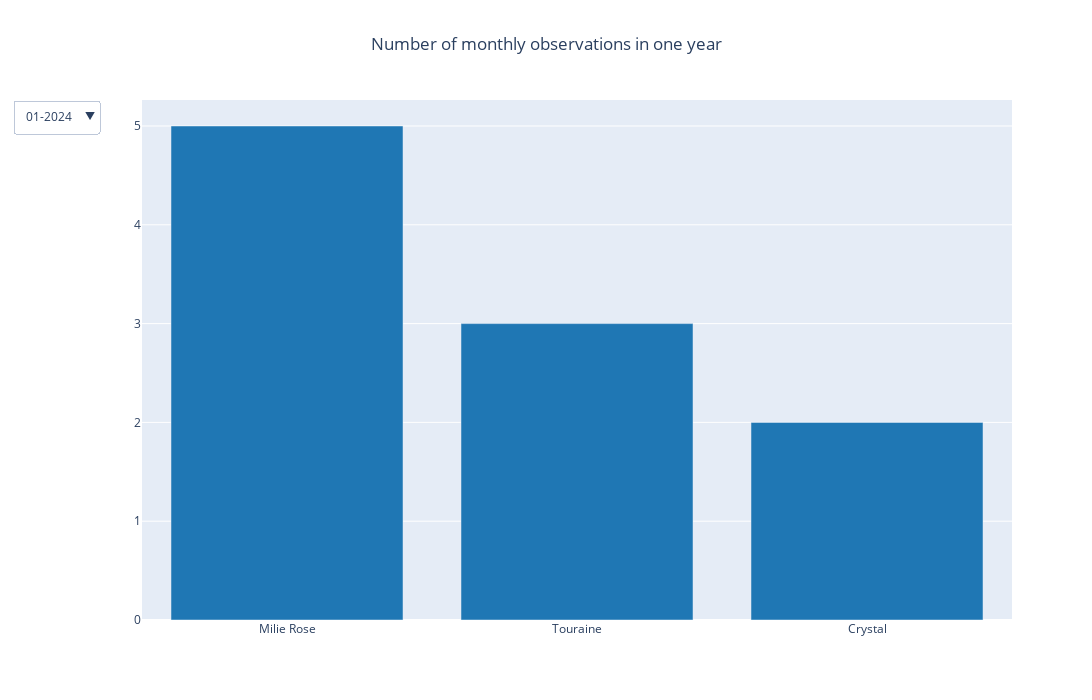

Notebook cell for this chart:
### Code cell
import seaborn as sns

months = data["periode_debut"].unique()
custom_palette = sns.color_palette("tab10", 27).as_hex()
fig = go.Figure()


for i in range(len(months)) : 
        if i == 0:
                fig.add_trace(
                        go.Bar(x=data[data["periode_debut"] == months[i]].groupby("Propriété_clean").count().sort_values(by="hôtel", ascending=False).index, 
                               y=data[data["periode_debut"] == months[i]].groupby("Propriété_clean").count().sort_values(by="hôtel", ascending=False).hôtel, 
                               visible = True,
                               marker_color=custom_palette[i]))

        else:
                fig.add_trace(
                        go.Bar(x=data[data["periode_debut"] == months[i]].groupby("Propriété_clean").count().sort_values(by="hôtel", ascending=False).index, 
                               y=data[data["periode_debut"] == months[i]].groupby("Propriété_clean").count().sort_values(by="hôtel", ascending=False).hôtel, 
                               visible = False,
                               marker_color=custom_palette[i]))

fig.update_layout(
        title = go.layout.Title(text = "Number of monthly observations in one year", x = 0.5),
        autosize=False,
        showlegend=False,
        width=1500,
        height=700
        )

buttons = [
    go.layout.updatemenu.Button(
        label=month,
        method='update',
        args=[{'visible': [m == month for m in months]}]
    )
    for month in months
]


fig.update_layout(
        updatemenus = [go.layout.Updatemenu(
                active = 0,
                buttons= buttons
                          )]
)

### Figure 1 — Plotly figure (JSON) as saved in the notebook; plotly's stock layout.template omitted (floating-point values rounded to 4 significant figures)
{"data": [{"marker": {"color": "#1f77b4"}, "type": "bar", "visible": true, "x": ["Milie Rose", "Touraine", "Crystal"], "y": [5, 3, 2]}, {"marker": {"color": "#ff7f0e"}, "type": "bar", "visible": false, "x": ["Ibis Montparnasse", "Milie Rose", "Imprimerie", "Touraine", "Drawing House", "Courseine", "Les Deux Girafes", "Le Grand Quartier", "Alberte ", "Yllen Eiffel", "Monte Cristo", "Chouchou", "Victoire et Germain"], "y": [53, 16, 10, 10, 5, 5, 3, 2, 2, 2, 2, 1, 1]}, {"marker": {"color": "#2ca02c"}, "type": "bar", "visible": false, "x": ["Ibis Montparnasse", "Select Hotel", "Imprimerie", "Milie Rose", "Le Grand Quartier", "Tsuba", "Les Deux Girafes", "Parisis", "Courseine", "Yllen Eiffel", "Chouchou", "MT solutions ", "French Theory", "Drawing House", "Le Roch Hotel", "Monte Cristo", "Crystal"], "y": [79, 25, 17, 14, 13, 13, 12, 9, 5, 5, 4, 4, 4, 3, 3, 3, 2]}, {"marker": {"color": "#d62728"}, "type": "bar", "visible": false, "x": ["Ibis Montparnasse", "Le Grand Quartier", "Marceau", "Imprimerie", "Select Hotel", "Milie Rose", "Tsuba", "Yllen Eiffel", "Crystal", "MT solutions ", "Parisis", "Chouchou", "Drawing House", "Victoire et Germain", "Alberte ", "Courseine", "French Theory", "Les Deux Girafes", "Parisianer"], "y": [97, 34, 25, 20, 15, 13, 12, 12, 6, 5, 4, 3, 2, 2, 1, 1, 1, 1, 1]}, {"marker": {"color": "#9467bd"}, "type": "bar", "visible": false, "x": ["Ibis Montparnasse", "Select Hotel", "Le Grand Quartier", "Imprimerie", "Marceau", "Milie Rose", "Drawing House", "French Theory", "Les Deux Girafes", "Yllen Eiffel", "Chouchou", "MT solutions ", "Touraine", "Parisianer", "Victoire et Germain", "Monte Cristo", "Parisis", "Alberte ", "Tsuba", "Crystal"], "y": [89, 35, 34, 26, 26, 21, 13, 9, 6, 5, 4, 4, 4, 3, 3, 3, 2, 2, 2, 1]}, {"marker": {"color": "#8c564b"}, "type": "bar", "visible": false, "x": ["Ibis Montparnasse", "Le Grand Quartier", "Milie Rose", "Touraine", "Tsuba", "Marceau", "Imprimerie", "Drawing House", "Select Hotel", "Yllen Eiffel", "Parisianer", "Courseine", "Parisis", "Crystal", "Victoire et Germain", "MT solutions ", "Quinzerie hotel", "Les Deux Girafes", "French Theory", "Prélude"], "y": [109, 35, 32, 17, 16, 16, 14, 13, 13, 12, 10, 9, 9, 8, 7, 6, 5, 2, 1, 1]}, {"marker": {"color": "#e377c2"}, "type": "bar", "visible": false, "x": ["Ibis Montparnasse", "Le Grand Quartier", "Select Hotel", "Milie Rose", "Drawing House", "Marceau", "Imprimerie", "Tsuba", "Edouard VI", "Touraine", "Yllen Eiffel", "Crystal", "Monte Cristo", "Parisianer", "Les Deux Girafes", "French Theory", "Parisis", "Victoire et Germain"], "y": [102, 26, 24, 22, 21, 16, 16, 13, 13, 12, 12, 10, 8, 3, 1, 1, 1, 1]}, {"marker": {"color": "#7f7f7f"}, "type": "bar", "visible": false, "x": ["Ibis Montparnasse", "Le Grand Quartier", "Imprimerie", "Marceau", "Select Hotel", "Milie Rose", "Apogé", "Monte Cristo", "Touraine", "French Theory", "Tsuba", "Crystal", "Parisis", "Yllen Eiffel", "Courseine", "Quinzerie hotel", "Les Deux Girafes", "Victoire et Germain"], "y": [68, 32, 30, 29, 19, 17, 12, 10, 7, 6, 6, 6, 4, 4, 3, 3, 2, 2]}, {"marker": {"color": "#bcbd22"}, "type": "bar", "visible": false, "x": ["Ibis Montparnasse", "Milie Rose", "Le Grand Quartier", "Tsuba", "Drawing House", "Les Deux Girafes", "Select Hotel", "Imprimerie", "Touraine", "French Theory", "Yllen Eiffel", "Courseine", "Crystal", "Prélude", "Marceau", "Victoire et Germain", "Monte Cristo", "Quinzerie hotel"], "y": [50, 18, 16, 16, 15, 14, 14, 11, 8, 8, 7, 5, 5, 5, 4, 4, 3, 1]}, {"marker": {"color": "#17becf"}, "type": "bar", "visible": false, "x": ["Ibis Montparnasse", "Imprimerie", "Milie Rose", "Le Grand Quartier", "Marceau", "Select Hotel", "Prélude", "Yllen Eiffel", "French Theory", "Edouard VI", "Crystal", "Quinzerie hotel", "Drawing House", "Tsuba", "Victoire et Germain", "Monte Cristo", "Les Deux Girafes", "Courseine", "Touraine"], "y": [65, 27, 15, 15, 14, 11, 9, 8, 7, 7, 6, 6, 5, 3, 3, 2, 2, 1, 1]}, {"marker": {"color": "#1f77b4"}, "type": "bar", "visible": false, "x": ["Ibis Montparnasse", "Imprimerie", "Milie Rose", "Le Grand Quartier", "Tsuba", "Yllen Eiffel", "Monte Cristo", "Apogé", "Courseine", "Select Hotel", "Crystal", "Les Deux Girafes", "Quinzerie hotel", "Marceau", "Edouard VI", "Victoire et Germain"], "y": [52, 31, 25, 21, 16, 13, 12, 9, 8, 6, 5, 5, 3, 3, 2, 1]}, {"marker": {"color": "#ff7f0e"}, "type": "bar", "visible": false, "x": ["Ibis Montparnasse", "Select Hotel", "Le Grand Quartier", "Milie Rose", "Tsuba", "Yllen Eiffel", "Les Deux Girafes", "Crystal", "Imprimerie", "Marceau", "Touraine", "Apogé", "French Theory", "Edouard VI", "Peper and paper ", "Victoire et Germain"], "y": [49, 41, 30, 21, 16, 16, 10, 7, 7, 6, 4, 3, 3, 1, 1, 1]}, {"marker": {"color": "#2ca02c"}, "type": "bar", "visible": false, "x": ["Ibis Montparnasse", "Select Hotel", "Imprimerie", "Le Grand Quartier", "Yllen Eiffel", "Apogé", "Marceau", "Drawing House", "Touraine", "Crystal", "Monte Cristo", "Courseine", "Tsuba", "Prélude", "Quinzerie hotel", "Les Deux Girafes", "Mont Dore", "Victoire et Germain"], "y": [56, 52, 27, 25, 13, 7, 6, 5, 5, 4, 4, 3, 3, 2, 2, 1, 1, 1]}, {"marker": {"color": "#d62728"}, "type": "bar", "visible": false, "x": ["Ibis Montparnasse", "Le Grand Quartier", "Imprimerie", "Crystal", "Marceau", "Drawing House", "Monte Cristo", "Prélude", "Apogé", "Yllen Eiffel", "Tsuba", "Milie Rose", "La Belle Ville", "Les Deux Girafes", "Courseine", "Bleu de Grenelle", "French Theory", "Mont Dore", "Select Hotel", "Victoire et Germain"], "y": [73, 21, 19, 13, 13, 10, 8, 8, 7, 7, 5, 2, 2, 2, 1, 1, 1, 1, 1, 1]}, {"marker": {"color": "#9467bd"}, "type": "bar", "visible": false, "x": ["Ibis Montparnasse", "Imprimerie", "Select Hotel", "Le Grand Quartier", "Crystal", "Marceau", "Drawing House", "Prélude", "Yllen Eiffel", "Les Deux Girafes", "Tsuba", "Victoire et Germain"], "y": [61, 19, 16, 11, 8, 7, 6, 4, 4, 3, 3, 1]}, {"marker": {"color": "#8c564b"}, "type": "bar", "visible": false, "x": ["Ibis Montparnasse", "Select Hotel", "Le Grand Quartier", "Prélude", "Marceau", "Imprimerie", "Monte Cristo", "Crystal", "Drawing House", "Tsuba", "Yllen Eiffel", "Milie Rose", "Parisianer", "Les Deux Girafes", "Touraine"], "y": [58, 27, 18, 16, 16, 14, 12, 7, 7, 7, 4, 3, 2, 1, 1]}, {"marker": {"color": "#e377c2"}, "type": "bar", "visible": false, "x": ["Ibis Montparnasse", "Imprimerie", "Le Grand Quartier", "Crystal", "Milie Rose", "Prélude", "Victoire et Germain", "Yllen Eiffel", "Tsuba", "Select Hotel", "Marceau", "Apogé", "Monte Cristo", "Les Deux Girafes", "Courseine"], "y": [53, 40, 14, 13, 11, 9, 8, 8, 7, 7, 7, 6, 4, 1, 1]}, {"marker": {"color": "#7f7f7f"}, "type": "bar", "visible": false, "x": ["Ibis Montparnasse", "Imprimerie", "Le Grand Quartier", "Touraine", "Tsuba", "Edouard VI", "Victoire et Germain", "Drawing House", "Crystal", "Prélude", "Yllen Eiffel", "Monte Cristo", "Milie Rose", "Select Hotel", "Mathurin", "Bleu de Grenelle", "La Belle Ville", "Les Deux Girafes"], "y": [53, 28, 21, 20, 19, 19, 17, 15, 12, 9, 7, 6, 4, 4, 3, 2, 2, 1]}, {"marker": {"color": "#bcbd22"}, "type": "bar", "visible": false, "x": ["Ibis Montparnasse", "Edouard VI", "Imprimerie", "Drawing House", "Tsuba", "Crystal", "Prélude", "Le Grand Quartier", "Victoire et Germain", "French Theory", "Touraine", "Courseine", "Marceau", "Yllen Eiffel", "Bleu de Grenelle", "Parisianer", "Les Deux Girafes", "Monte Cristo"], "y": [47, 33, 24, 20, 19, 14, 13, 10, 10, 5, 5, 4, 4, 3, 2, 2, 1, 1]}, {"marker": {"color": "#17becf"}, "type": "bar", "visible": false, "x": ["Ibis Montparnasse", "Imprimerie", "Yllen Eiffel", "Courseine", "Le Grand Quartier", "Marceau", "Prélude", "Edouard VI", "Crystal", "Monte Cristo", "Drawing House", "Victoire et Germain", "Parisianer", "French Theory", "Milie Rose", "Touraine", "Les Deux Girafes", "Home Moderne", "Tsuba"], "y": [42, 35, 29, 18, 15, 11, 10, 6, 6, 5, 4, 4, 3, 3, 3, 2, 2, 1, 1]}, {"marker": {"color": "#1f77b4"}, "type": "bar", "visible": false, "x": ["Yllen Eiffel", "Imprimerie", "Marceau", "Ibis Montparnasse", "Le Grand Quartier", "Touraine", "Tsuba", "Prélude", "Crystal", "Courseine", "French Theory", "La Belle Ville", "Milie Rose", "Apogé"], "y": [23, 18, 10, 10, 9, 8, 8, 7, 7, 6, 4, 3, 2, 1]}, {"marker": {"color": "#ff7f0e"}, "type": "bar", "visible": false, "x": ["Parisianer", "Tsuba", "Apogé", "Courseine", "La Belle Ville", "Ibis Montparnasse", "Marceau", "French Theory", "Monte Cristo", "Prélude", "Victoire et Germain", "Touraine", "Yllen Eiffel", "Imprimerie", "Crystal", "Home Moderne"], "y": [18, 11, 9, 8, 8, 8, 5, 4, 4, 3, 2, 2, 2, 1, 1, 1]}, {"marker": {"color": "#2ca02c"}, "type": "bar", "visible": false, "x": ["La Belle Ville", "Imprimerie", "Parisianer", "Les Deux Girafes", "Tsuba", "Marceau", "Apogé", "French Theory", "Courseine", "Monte Cristo", "Milie Rose", "Prélude", "Touraine"], "y": [16, 15, 14, 10, 10, 9, 7, 6, 4, 3, 1, 1, 1]}, {"marker": {"color": "#d62728"}, "type": "bar", "visible": false, "x": ["Courseine", "Parisianer", "La Belle Ville", "Le Grand Quartier", "Tsuba", "Milie Rose", "French Theory", "Marceau", "Les Deux Girafes", "Prélude", "Imprimerie", "Victoire et Germain"], "y": [16, 14, 11, 8, 8, 7, 6, 4, 3, 2, 1, 1]}, {"marker": {"color": "#9467bd"}, "type": "bar", "visible": false, "x": ["Prélude", "Marceau", "Courseine", "Victoire et Germain", "Le Grand Quartier", "Imprimerie", "Tsuba", "Parisianer"], "y": [23, 17, 16, 9, 6, 6, 2, 1]}, {"marker": {"color": "#8c564b"}, "type": "bar", "visible": false, "x": ["Prélude", "Ibis Montparnasse", "Victoire et Germain", "Tsuba", "Courseine", "Touraine", "Monte Cristo", "Marceau"], "y": [31, 16, 10, 8, 5, 5, 4, 2]}, {"marker": {"color": "#e377c2"}, "type": "bar", "visible": false, "x": ["Ibis Montparnasse"], "y": [1]}], "layout": {"autosize": false, "height": 700, "showlegend": false, "title": {"text": "Number of monthly observations in one year", "x": 0.5}, "updatemenus": [{"active": 0, "buttons": [{"args": [{"visible": [true, false, false, false, false, false, false, false, false, false, false, false, false, false, false, false, false, false, false, false, false, false, false, false, false, false, false]}], "label": "01-2024", "method": "update"}, {"args": [{"visible": [false, true, false, false, false, false, false, false, false, false, false, false, false, false, false, false, false, false, false, false, false, false, false, false, false, false, false]}], "label": "12-2023", "method": "update"}, {"args": [{"visible": [false, false, true, false, false, false, false, false, false, false, false, false, false, false, false, false, false, false, false, false, false, false, false, false, false, false, false]}], "label": "11-2023", "method": "update"}, {"args": [{"visible": [false, false, false, true, false, false, false, false, false, false, false, false, false, false, false, false, false, false, false, false, false, false, false, false, false, false, false]}], "label": "10-2023", "method": "update"}, {"args": [{"visible": [false, false, false, false, true, false, false, false, false, false, false, false, false, false, false, false, false, false, false, false, false, false, false, false, false, false, false]}], "label": "09-2023", "method": "update"}, {"args": [{"visible": [false, false, false, false, false, true, false, false, false, false, false, false, false, false, false, false, false, false, false, false, false, false, false, false, false, false, false]}], "label": "08-2023", "method": "update"}, {"args": [{"visible": [false, false, false, false, false, false, true, false, false, false, false, false, false, false, false, false, false, false, false, false, false, false, false, false, false, false, false]}], "label": "07-2023", "method": "update"}, {"args": [{"visible": [false, false, false, false, false, false, false, true, false, false, false, false, false, false, false, false, false, false, false, false, false, false, false, false, false, false, false]}], "label": "06-2023", "method": "update"}, {"args": [{"visible": [false, false, false, false, false, false, false, false, true, false, false, false, false, false, false, false, false, false, false, false, false, false, false, false, false, false, false]}], "label": "05-2023", "method": "update"}, {"args": [{"visible": [false, false, false, false, false, false, false, false, false, true, false, false, false, false, false, false, false, false, false, false, false, false, false, false, false, false, false]}], "label": "04-2023", "method": "update"}, {"args": [{"visible": [false, false, false, false, false, false, false, false, false, false, true, false, false, false, false, false, false, false, false, false, false, false, false, false, false, false, false]}], "label": "03-2023", "method": "update"}, {"args": [{"visible": [false, false, false, false, false, false, false, false, false, false, false, true, false, false, false, false, false, false, false, false, false, false, false, false, false, false, false]}], "label": "02-2023", "method": "update"}, {"args": [{"visible": [false, false, false, false, false, false, false, false, false, false, false, false, true, false, false, false, false, false, false, false, false, false, false, false, false, false, false]}], "label": "01-2023", "method": "update"}, {"args": [{"visible": [false, false, false, false, false, false, false, false, false, false, false, false, false, true, false, false, false, false, false, false, false, false, false, false, false, false, false]}], "label": "12-2022", "method": "update"}, {"args": [{"visible": [false, false, false, false, false, false, false, false, false, false, false, false, false, false, true, false, false, false, false, false, false, false, false, false, false, false, false]}], "label": "11-2022", "method": "update"}, {"args": [{"visible": [false, false, false, false, false, false, false, false, false, false, false, false, false, false, false, true, false, false, false, false, false, false, false, false, false, false, false]}], "label": "10-2022", "method": "update"}, {"args": [{"visible": [false, false, false, false, false, false, false, false, false, false, false, false, false, false, false, false, true, false, false, false, false, false, false, false, false, false, false]}], "label": "09-2022", "method": "update"}, {"args": [{"visible": [false, false, false, false, false, false, false, false, false, false, false, false, false, false, false, false, false, true, false, false, false, false, false, false, false, false, false]}], "label": "08-2022", "method": "update"}, {"args": [{"visible": [false, false, false, false, false, false, false, false, false, false, false, false, false, false, false, false, false, false, true, false, false, false, false, false, false, false, false]}], "label": "07-2022", "method": "update"}, {"args": [{"visible": [false, false, false, false, false, false, false, false, false, false, false, false, false, false, false, false, false, false, false, true, false, false, false, false, false, false, false]}], "label": "06-2022", "method": "update"}, {"args": [{"visible": [false, false, false, false, false, false, false, false, false, false, false, false, false, false, false, false, false, false, false, false, true, false, false, false, false, false, false]}], "label": "05-2022", "method": "update"}, {"args": [{"visible": [false, false, false, false, false, false, false, false, false, false, false, false, false, false, false, false, false, false, false, false, false, true, false, false, false, false, false]}], "label": "04-2022", "method": "update"}, {"args": [{"visible": [false, false, false, false, false, false, false, false, false, false, false, false, false, false, false, false, false, false, false, false, false, false, true, false, false, false, false]}], "label": "03-2022", "method": "update"}, {"args": [{"visible": [false, false, false, false, false, false, false, false, false, false, false, false, false, false, false, false, false, false, false, false, false, false, false, true, false, false, false]}], "label": "02-2022", "method": "update"}, {"args": [{"visible": [false, false, false, false, false, false, false, false, false, false, false, false, false, false, false, false, false, false, false, false, false, false, false, false, true, false, false]}], "label": "01-2022", "method": "update"}, {"args": [{"visible": [false, false, false, false, false, false, false, false, false, false, false, false, false, false, false, false, false, false, false, false, false, false, false, false, false, true, false]}], "label": "12-2021", "method": "update"}, {"args": [{"visible": [false, false, false, false, false, false, false, false, false, false, false, false, false, false, false, false, false, false, false, false, false, false, false, false, false, false, true]}], "label": "11-2021", "method": "update"}]}], "width": 1500}}
